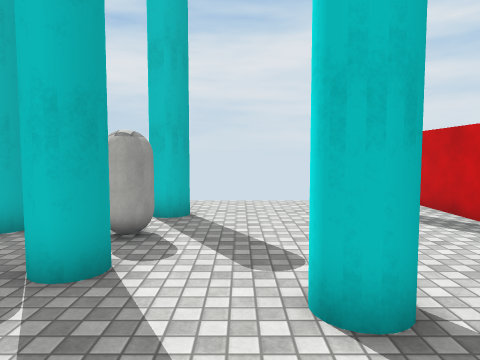
View 1 (above)

13 first-person views from a walk through a Unity game level. The camera is 1.5 m above the floor, tilts 4° down and sees 70° across. The floor is counted in squares, 1 m on a side. Each view is taken from the middle of a square. On the plan, view 1 faces up. The plan holds only what a view shows up to about 16 squares ahead; the rest is blank. The player is left out. Surface patterns are stand-ins for the level's own textures.

View 2
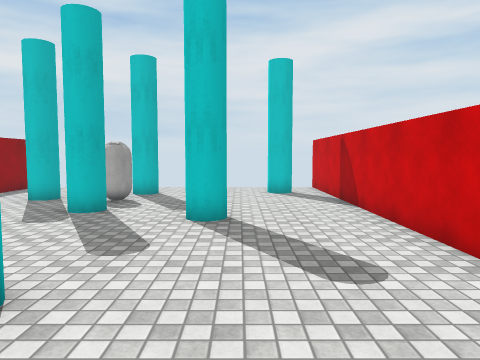

View 3
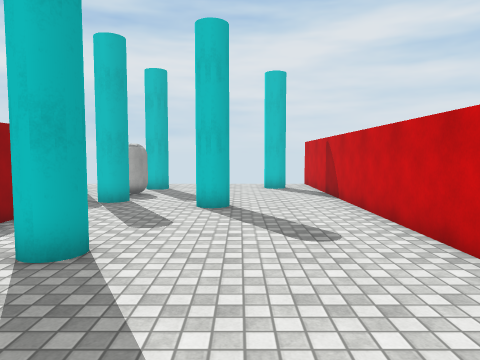

View 4
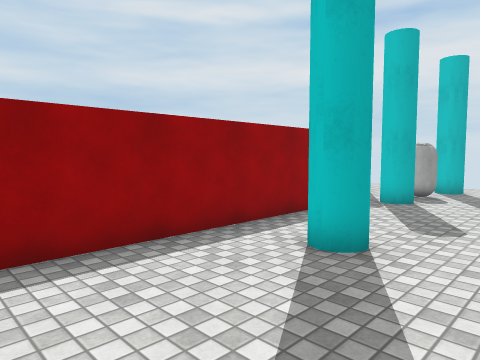

View 5
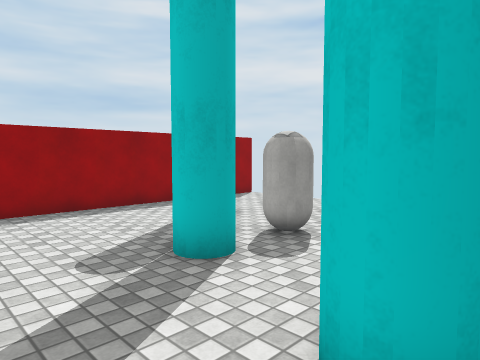

View 6
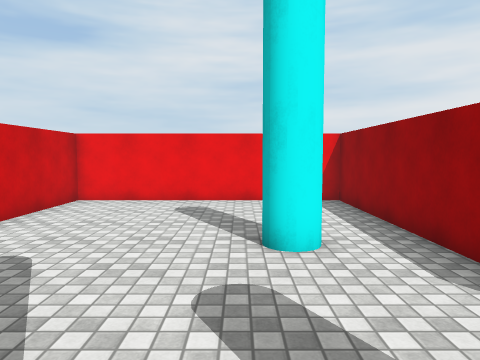

View 7
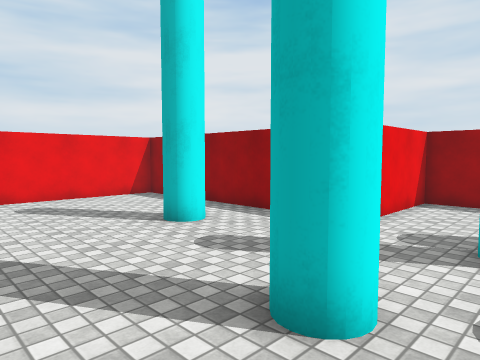

View 8
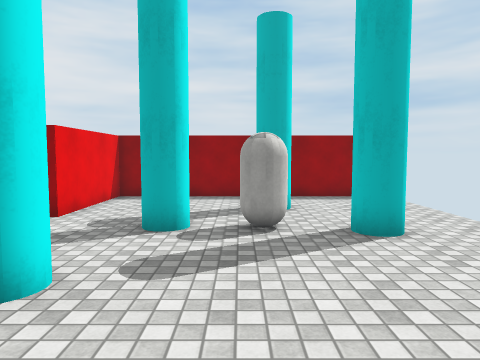

View 9
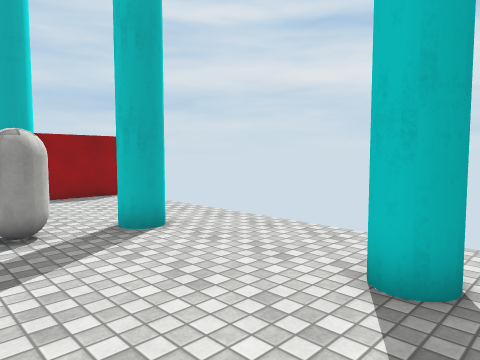

View 10
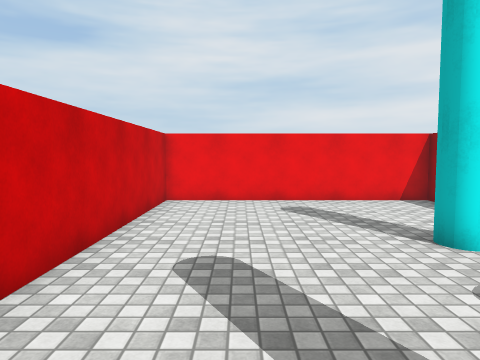

View 11
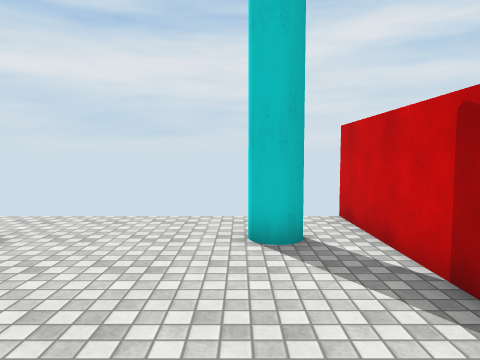

View 12
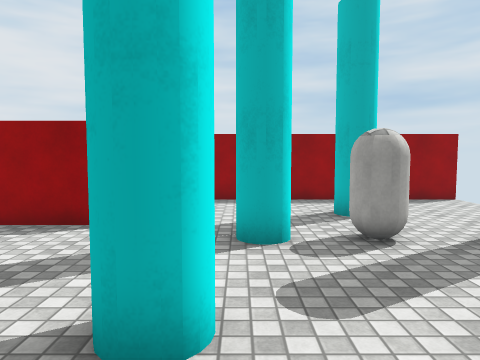

View 13
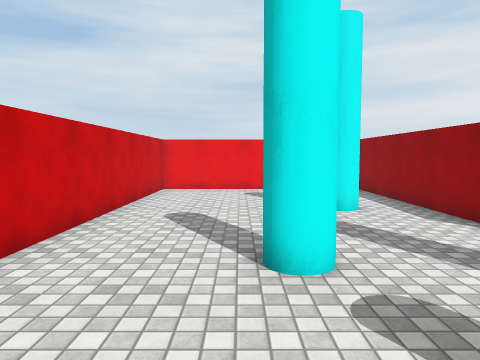

### Floor plan
Key: @ floor where view 1 was taken; # wall or solid block; x gap in a wall; . floor; O other object.
Columns run from 8 left of view 1 to 6 right of it. Each row starts with its distance up from view 1.
 12               #
 11 #.............#
 10 #.............#
  9 #.....#.....#.#
  8 #.....x.......#
  7 #..#..O.......#
  6 #....OO.......#
  5 #.....x.......#
  4 #.....#.......#
  3 #........#....#
  2 #.............#
  1 ######........#
  0      #..@.....#
 -1      #........#
 -2      #.#......#
 -3      #........#
 -4      #........#
 -5      #........#
 -6      #........#
 -7      #........#
 -8      ##########

Where each view was taken, in squares from view 1:
view 1: 0 up, 0 right, facing up
view 2: 5 down, 2 right, facing up
view 3: 7 down, 2 right, facing up
view 4: 7 down, 2 right, facing up-left
view 5: 1 up, 2 right, facing up-left
view 6: 4 up, 0 right, facing down
view 7: 5 up, 4 right, facing down-left
view 8: 6 up, 5 right, facing left
view 9: 5 up, 5 right, facing up-left
view 10: 4 up, 3 right, facing down
view 11: 3 up, 3 right, facing up
view 12: 4 up, 4 right, facing left
view 13: 8 up, 2 right, facing down
